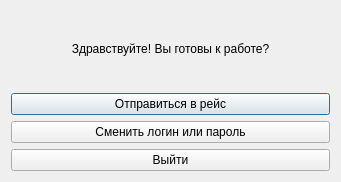
<?xml version="1.0" encoding="UTF-8"?>
<ui version="4.0">
 <class>WindowDriver</class>
 <widget class="QDialog" name="WindowDriver">
  <property name="geometry">
   <rect>
    <x>0</x>
    <y>0</y>
    <width>341</width>
    <height>182</height>
   </rect>
  </property>
  <property name="windowTitle">
   <string>Личный кабинет</string>
  </property>
  <layout class="QVBoxLayout" name="verticalLayout_2">
   <item>
    <layout class="QVBoxLayout" name="verticalLayout">
     <item>
      <widget class="QLabel" name="label">
       <property name="text">
        <string>Здравствуйте! Вы готовы к работе?</string>
       </property>
       <property name="alignment">
        <set>Qt::AlignCenter</set>
       </property>
      </widget>
     </item>
     <item>
      <widget class="QPushButton" name="pushButton">
       <property name="text">
        <string>Отправиться в рейс</string>
       </property>
      </widget>
     </item>
     <item>
      <widget class="QPushButton" name="pushButton_2">
       <property name="text">
        <string>Сменить логин или пароль</string>
       </property>
      </widget>
     </item>
     <item>
      <widget class="QPushButton" name="pushButton_3">
       <property name="text">
        <string>Выйти</string>
       </property>
      </widget>
     </item>
    </layout>
   </item>
  </layout>
 </widget>
 <resources/>
 <connections/>
</ui>
